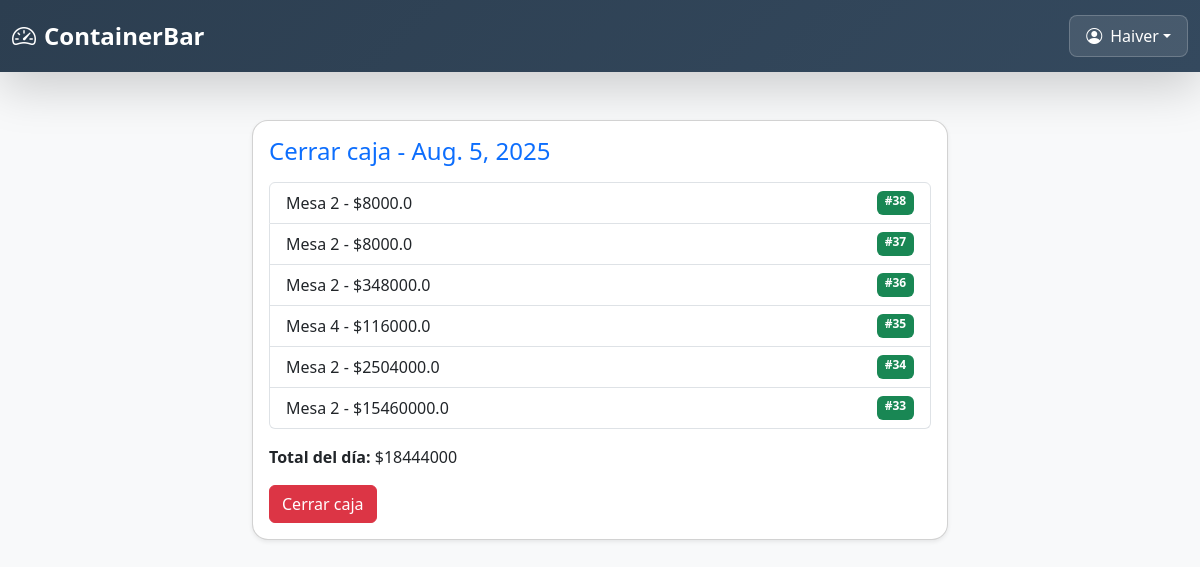
Screenshot of /cerrar-caja/ (signed in) with the database file from the repository.
### core/models.py (models this page shows, shortened)
class Mesa(models.Model):
    numero = models.PositiveIntegerField(unique=True)
    ubicacion = models.CharField(max_length=100, blank=True)
    activa = models.BooleanField(default=True)

### core/views.py (the view, shortened to what this page needs)
# urls.py: path('cerrar-caja/', views.cerrar_caja_dia, name='cerrar_caja_dia'),
@never_cache
@login_required
def cerrar_caja_dia(request):
    hoy = now().date()
    usuario = request.user
    try:
        ventas_del_dia = []
        total_del_dia = 0
        from django.db import connection
        with connection.cursor() as cursor:
            cursor.execute("""
                SELECT id FROM core_venta
                WHERE date(fecha) = %s AND cerrada = 1 AND mesero_id = %s
                ORDER BY fecha DESC
            """, [hoy.strftime('%Y-%m-%d'), usuario.id])
            venta_ids = [row[0] for row in cursor.fetchall()]
        for venta_id in venta_ids:
            try:
                venta = Venta.objects.get(id=venta_id)
                total_seguro = float(venta.total) if venta.total else 0
                ventas_del_dia.append({
                    'id': venta.id,
                    'mesa': venta.mesa,
                    'total': total_seguro,
                    'fecha': venta.fecha
                })
                total_del_dia += total_seguro
            except Exception as e:
                print(f"Error procesando venta {venta_id}: {e}")
                continue
        context = {
            'ventas': ventas_del_dia,
            'total': int(total_del_dia),
            'fecha': hoy,
        }
        return render(request, 'core/caja/cerrar_caja_dia.html', context)
    except Exception as e:
        print(f"ERROR GENERAL: {e}")
        import traceback
        traceback.print_exc()
        messages.error(request, "Error al cargar las ventas. Algunos datos pueden estar corruptos.")
        context = {
            'ventas': [],
            'total': 0,
            'fecha': hoy,
        }
        return render(request, 'core/caja/cerrar_caja_dia.html', context)

### core/templates/core/caja/cerrar_caja_dia.html (shortened to what this page needs)
{% extends 'core/base.html' %}
{% block content %}
<div class="container mt-5" style="max-width: 720px;">
  <div class="card shadow-sm rounded-4">
    <div class="card-body">
      <h4 class="text-primary mb-3">Cerrar caja - {{ fecha }}</h4>
      {% if ventas %}
        <ul class="list-group mb-3">
          {% for venta in ventas %}
            <li class="list-group-item d-flex justify-content-between">
              Mesa {{ venta.mesa.numero }} - ${{ venta.total }}
              <span class="badge bg-success">#{{ venta.id }}</span>
            </li>
          {% endfor %}
        </ul>
        <div class="mb-3">
          <strong>Total del día:</strong> ${{ total }}
        </div>
        <form method="post">
          <button class="btn btn-danger" type="submit">Cerrar caja</button>
        </form>
      {% else %}
        <div class="alert alert-info">No hay ventas pendientes por cerrar hoy.</div>
      {% endif %}
    </div>
  </div>
</div>
{% endblock %}

### core/templates/core/base.html (shortened to what this page needs)
<!DOCTYPE html>
<html lang="es">
<head>
  <link href="https://cdn.jsdelivr.net/npm/bootstrap@5.3.0/dist/css/bootstrap.min.css" rel="stylesheet">
  <link href="https://cdn.jsdelivr.net/npm/bootstrap-icons@1.10.5/font/bootstrap-icons.css" rel="stylesheet">
  <link href="https://cdnjs.cloudflare.com/ajax/libs/animate.css/4.1.1/animate.min.css" rel="stylesheet">
</head>
<body class="bg-light">
  <header class="header-fixed shadow-lg">
    <div class="container-fluid">
      <div class="d-flex justify-content-between align-items-center">
        <h3 class="header-title d-flex align-items-center">
          <i class="bi bi-speedometer2 me-2"></i>
          <span class="mobile-hide">Container </span> Bar
        </h3>
        {% if user.is_authenticated %}
          <div class="dropdown">
            <button class="btn user-btn dropdown-toggle d-flex align-items-center"
                    type="button"
                    id="usuarioDropdown"
                    data-bs-toggle="dropdown"
                    aria-expanded="false">
              <i class="bi bi-person-circle me-2"></i>
              <span class="mobile-hide">{{ request.user.username }}</span>
            </button>
          </div>
        {% endif %}
      </div>
    </div>
  </header>
  <main class="flex-grow-1">
    {% block content %}{% endblock %}
  </main>
</body>
</html>

### core/templates/core/base.html (style rules this page uses)
.header-fixed { background: linear-gradient(135deg, #2c3e50 0%, #34495e 100%); min-height: 70px; padding: 15px 0; }
.header-title { font-size: 1.5rem; font-weight: 600; margin: 0; color: white; }
.user-btn { background: rgba(255,255,255,0.1); border: 1px solid rgba(255,255,255,0.2); color: white; padding: 8px 16px; border-radius: 8px; }

### rows the page displays
Mesa: mesa.numero "2", total "8000.0", id "38", id "37", total "348000.0", id "36", total "2504000.0", id "34", total "15460000.0", id "33"
Mesa: mesa.numero "4", total "116000.0", id "35"

### other values shown
{{ request.user.username }} "Haiver"
{{ fecha }} "Aug. 5, 2025"
{{ total }} "18444000"
